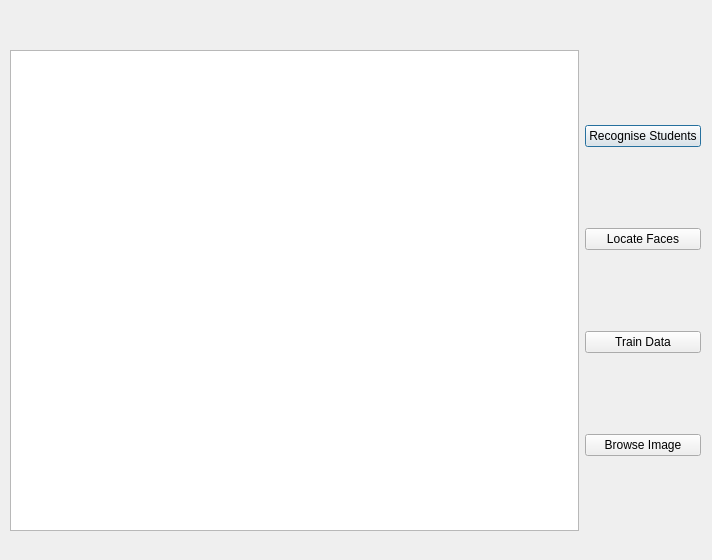
<?xml version="1.0" encoding="UTF-8"?>
<ui version="4.0">
 <class>Dialog</class>
 <widget class="QDialog" name="Dialog">
  <property name="geometry">
   <rect>
    <x>0</x>
    <y>0</y>
    <width>712</width>
    <height>560</height>
   </rect>
  </property>
  <property name="windowTitle">
   <string>Dialog</string>
  </property>
  <widget class="QWidget" name="horizontalLayoutWidget">
   <property name="geometry">
    <rect>
     <x>10</x>
     <y>50</y>
     <width>691</width>
     <height>481</height>
    </rect>
   </property>
   <layout class="QHBoxLayout" name="horizontalLayout">
    <item>
     <widget class="QGraphicsView" name="graphicsView"/>
    </item>
    <item>
     <layout class="QVBoxLayout" name="verticalLayout">
      <item>
       <widget class="QPushButton" name="recogniseStudents">
        <property name="text">
         <string>Recognise Students</string>
        </property>
        <property name="default">
         <bool>false</bool>
        </property>
        <property name="flat">
         <bool>false</bool>
        </property>
       </widget>
      </item>
      <item>
       <widget class="QPushButton" name="pushButton_2">
        <property name="text">
         <string>Locate Faces</string>
        </property>
       </widget>
      </item>
      <item>
       <widget class="QPushButton" name="trainData">
        <property name="text">
         <string>Train Data</string>
        </property>
       </widget>
      </item>
      <item>
       <widget class="QPushButton" name="browseImage">
        <property name="text">
         <string>Browse Image</string>
        </property>
       </widget>
      </item>
     </layout>
    </item>
   </layout>
  </widget>
  <zorder>horizontalLayoutWidget</zorder>
  <zorder>graphicsView</zorder>
 </widget>
 <resources/>
 <connections/>
</ui>
